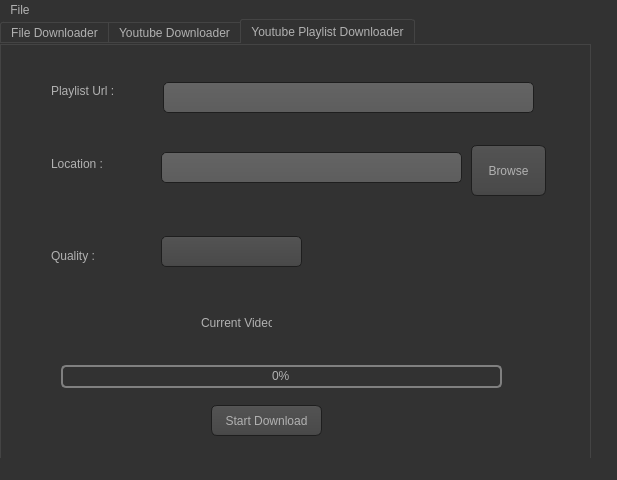
<?xml version="1.0" encoding="UTF-8"?>
<ui version="4.0">
 <class>MainWindow</class>
 <widget class="QMainWindow" name="MainWindow">
  <property name="geometry">
   <rect>
    <x>0</x>
    <y>0</y>
    <width>617</width>
    <height>480</height>
   </rect>
  </property>
  <property name="windowTitle">
   <string>Youtuber</string>
  </property>
  <property name="styleSheet">
   <string notr="true">QToolTip
{
     border: 1px solid black;
     background-color: #ffa02f;
     padding: 1px;
     border-radius: 3px;
     opacity: 100;
}

QWidget
{
    color: #b1b1b1;
    background-color: #323232;
}

QTreeView, QListView
{
    background-color: silver;
    margin-left: 5px;
}

QWidget:item:hover
{
    background-color: QLinearGradient( x1: 0, y1: 0, x2: 0, y2: 1, stop: 0 #ffa02f, stop: 1 #ca0619);
    color: #000000;
}

QWidget:item:selected
{
    background-color: QLinearGradient( x1: 0, y1: 0, x2: 0, y2: 1, stop: 0 #ffa02f, stop: 1 #d7801a);
}

QMenuBar::item
{
    background: transparent;
}

QMenuBar::item:selected
{
    background: transparent;
    border: 1px solid #ffaa00;
}

QMenuBar::item:pressed
{
    background: #444;
    border: 1px solid #000;
    background-color: QLinearGradient(
        x1:0, y1:0,
        x2:0, y2:1,
        stop:1 #212121,
        stop:0.4 #343434/*,
        stop:0.2 #343434,
        stop:0.1 #ffaa00*/
    );
    margin-bottom:-1px;
    padding-bottom:1px;
}

QMenu
{
    border: 1px solid #000;
}

QMenu::item
{
    padding: 2px 20px 2px 20px;
}

QMenu::item:selected
{
    color: #000000;
}

QWidget:disabled
{
    color: #808080;
    background-color: #323232;
}

QAbstractItemView
{
    background-color: QLinearGradient( x1: 0, y1: 0, x2: 0, y2: 1, stop: 0 #4d4d4d, stop: 0.1 #646464, stop: 1 #5d5d5d);
}

QWidget:focus
{
    /*border: 1px solid darkgray;*/
}

QLineEdit
{
    background-color: QLinearGradient( x1: 0, y1: 0, x2: 0, y2: 1, stop: 0 #4d4d4d, stop: 0 #646464, stop: 1 #5d5d5d);
    padding: 1px;
    border-style: solid;
    border: 1px solid #1e1e1e;
    border-radius: 5;
}

QPushButton
{
    color: #b1b1b1;
    background-color: QLinearGradient( x1: 0, y1: 0, x2: 0, y2: 1, stop: 0 #565656, stop: 0.1 #525252, stop: 0.5 #4e4e4e, stop: 0.9 #4a4a4a, stop: 1 #464646);
    border-width: 1px;
    border-color: #1e1e1e;
    border-style: solid;
    border-radius: 6;
    padding: 3px;
    font-size: 12px;
    padding-left: 5px;
    padding-right: 5px;
    min-width: 40px;
}

QPushButton:pressed
{
    background-color: QLinearGradient( x1: 0, y1: 0, x2: 0, y2: 1, stop: 0 #2d2d2d, stop: 0.1 #2b2b2b, stop: 0.5 #292929, stop: 0.9 #282828, stop: 1 #252525);
}

QComboBox
{
    selection-background-color: #ffaa00;
    background-color: QLinearGradient( x1: 0, y1: 0, x2: 0, y2: 1, stop: 0 #565656, stop: 0.1 #525252, stop: 0.5 #4e4e4e, stop: 0.9 #4a4a4a, stop: 1 #464646);
    border-style: solid;
    border: 1px solid #1e1e1e;
    border-radius: 5;
}

QComboBox:hover,QPushButton:hover
{
    border: 2px solid QLinearGradient( x1: 0, y1: 0, x2: 0, y2: 1, stop: 0 #ffa02f, stop: 1 #d7801a);
}


QComboBox:on
{
    padding-top: 3px;
    padding-left: 4px;
    background-color: QLinearGradient( x1: 0, y1: 0, x2: 0, y2: 1, stop: 0 #2d2d2d, stop: 0.1 #2b2b2b, stop: 0.5 #292929, stop: 0.9 #282828, stop: 1 #252525);
    selection-background-color: #ffaa00;
}

QComboBox QAbstractItemView
{
    border: 2px solid darkgray;
    selection-background-color: QLinearGradient( x1: 0, y1: 0, x2: 0, y2: 1, stop: 0 #ffa02f, stop: 1 #d7801a);
}

QComboBox::drop-down
{
     subcontrol-origin: padding;
     subcontrol-position: top right;
     width: 15px;

     border-left-width: 0px;
     border-left-color: darkgray;
     border-left-style: solid; /* just a single line */
     border-top-right-radius: 3px; /* same radius as the QComboBox */
     border-bottom-right-radius: 3px;
 }

QComboBox::down-arrow
{
     image: url(:/dark_orange/img/down_arrow.png);
}

QGroupBox
{
    border: 1px solid darkgray;
    margin-top: 10px;
}

QGroupBox:focus
{
    border: 1px solid darkgray;
}

QTextEdit:focus
{
    border: 1px solid darkgray;
}

QScrollBar:horizontal {
     border: 1px solid #222222;
     background: QLinearGradient( x1: 0, y1: 0, x2: 0, y2: 1, stop: 0.0 #121212, stop: 0.2 #282828, stop: 1 #484848);
     height: 7px;
     margin: 0px 16px 0 16px;
}

QScrollBar::handle:horizontal
{
      background: QLinearGradient( x1: 0, y1: 0, x2: 1, y2: 0, stop: 0 #ffa02f, stop: 0.5 #d7801a, stop: 1 #ffa02f);
      min-height: 20px;
      border-radius: 2px;
}

QScrollBar::add-line:horizontal {
      border: 1px solid #1b1b19;
      border-radius: 2px;
      background: QLinearGradient( x1: 0, y1: 0, x2: 1, y2: 0, stop: 0 #ffa02f, stop: 1 #d7801a);
      width: 14px;
      subcontrol-position: right;
      subcontrol-origin: margin;
}

QScrollBar::sub-line:horizontal {
      border: 1px solid #1b1b19;
      border-radius: 2px;
      background: QLinearGradient( x1: 0, y1: 0, x2: 1, y2: 0, stop: 0 #ffa02f, stop: 1 #d7801a);
      width: 14px;
     subcontrol-position: left;
     subcontrol-origin: margin;
}

QScrollBar::right-arrow:horizontal, QScrollBar::left-arrow:horizontal
{
      border: 1px solid black;
      width: 1px;
      height: 1px;
      background: white;
}

QScrollBar::add-page:horizontal, QScrollBar::sub-page:horizontal
{
      background: none;
}

QScrollBar:vertical
{
      background: QLinearGradient( x1: 0, y1: 0, x2: 1, y2: 0, stop: 0.0 #121212, stop: 0.2 #282828, stop: 1 #484848);
      width: 7px;
      margin: 16px 0 16px 0;
      border: 1px solid #222222;
}

QScrollBar::handle:vertical
{
      background: QLinearGradient( x1: 0, y1: 0, x2: 0, y2: 1, stop: 0 #ffa02f, stop: 0.5 #d7801a, stop: 1 #ffa02f);
      min-height: 20px;
      border-radius: 2px;
}

QScrollBar::add-line:vertical
{
      border: 1px solid #1b1b19;
      border-radius: 2px;
      background: QLinearGradient( x1: 0, y1: 0, x2: 0, y2: 1, stop: 0 #ffa02f, stop: 1 #d7801a);
      height: 14px;
      subcontrol-position: bottom;
      subcontrol-origin: margin;
}

QScrollBar::sub-line:vertical
{
      border: 1px solid #1b1b19;
      border-radius: 2px;
      background: QLinearGradient( x1: 0, y1: 0, x2: 0, y2: 1, stop: 0 #d7801a, stop: 1 #ffa02f);
      height: 14px;
      subcontrol-position: top;
      subcontrol-origin: margin;
}

QScrollBar::up-arrow:vertical, QScrollBar::down-arrow:vertical
{
      border: 1px solid black;
      width: 1px;
      height: 1px;
      background: white;
}


QScrollBar::add-page:vertical, QScrollBar::sub-page:vertical
{
      background: none;
}

QTextEdit
{
    background-color: #242424;
}

QPlainTextEdit
{
    background-color: #242424;
}

QHeaderView::section
{
    background-color: QLinearGradient(x1:0, y1:0, x2:0, y2:1, stop:0 #616161, stop: 0.5 #505050, stop: 0.6 #434343, stop:1 #656565);
    color: white;
    padding-left: 4px;
    border: 1px solid #6c6c6c;
}

QCheckBox:disabled
{
color: #414141;
}

QDockWidget::title
{
    text-align: center;
    spacing: 3px; /* spacing between items in the tool bar */
    background-color: QLinearGradient(x1:0, y1:0, x2:0, y2:1, stop:0 #323232, stop: 0.5 #242424, stop:1 #323232);
}

QDockWidget::close-button, QDockWidget::float-button
{
    text-align: center;
    spacing: 1px; /* spacing between items in the tool bar */
    background-color: QLinearGradient(x1:0, y1:0, x2:0, y2:1, stop:0 #323232, stop: 0.5 #242424, stop:1 #323232);
}

QDockWidget::close-button:hover, QDockWidget::float-button:hover
{
    background: #242424;
}

QDockWidget::close-button:pressed, QDockWidget::float-button:pressed
{
    padding: 1px -1px -1px 1px;
}

QMainWindow::separator
{
    background-color: QLinearGradient(x1:0, y1:0, x2:0, y2:1, stop:0 #161616, stop: 0.5 #151515, stop: 0.6 #212121, stop:1 #343434);
    color: white;
    padding-left: 4px;
    border: 1px solid #4c4c4c;
    spacing: 3px; /* spacing between items in the tool bar */
}

QMainWindow::separator:hover
{

    background-color: QLinearGradient(x1:0, y1:0, x2:0, y2:1, stop:0 #d7801a, stop:0.5 #b56c17 stop:1 #ffa02f);
    color: white;
    padding-left: 4px;
    border: 1px solid #6c6c6c;
    spacing: 3px; /* spacing between items in the tool bar */
}

QToolBar::handle
{
     spacing: 3px; /* spacing between items in the tool bar */
     background: url(:/dark_orange/img/handle.png);
}

QMenu::separator
{
    height: 2px;
    background-color: QLinearGradient(x1:0, y1:0, x2:0, y2:1, stop:0 #161616, stop: 0.5 #151515, stop: 0.6 #212121, stop:1 #343434);
    color: white;
    padding-left: 4px;
    margin-left: 10px;
    margin-right: 5px;
}

QProgressBar
{
    border: 2px solid grey;
    border-radius: 5px;
    text-align: center;
}

QProgressBar::chunk
{
    background-color: #d7801a;
    width: 2.15px;
    margin: 0.5px;
}

QTabBar::tab {
    color: #b1b1b1;
    border: 1px solid #444;
    border-bottom-style: none;
    background-color: #323232;
    padding-left: 10px;
    padding-right: 10px;
    padding-top: 3px;
    padding-bottom: 2px;
    margin-right: -1px;
}

QTabWidget::pane {
    border: 1px solid #444;
    top: 1px;
}

QTabBar::tab:last
{
    margin-right: 0; /* the last selected tab has nothing to overlap with on the right */
    border-top-right-radius: 3px;
}

QTabBar::tab:first:!selected
{
 margin-left: 0px; /* the last selected tab has nothing to overlap with on the right */


    border-top-left-radius: 3px;
}

QTabBar::tab:!selected
{
    color: #b1b1b1;
    border-bottom-style: solid;
    margin-top: 3px;
    background-color: QLinearGradient(x1:0, y1:0, x2:0, y2:1, stop:1 #212121, stop:.4 #343434);
}

QTabBar::tab:selected
{
    border-top-left-radius: 3px;
    border-top-right-radius: 3px;
    margin-bottom: 0px;
}

QTabBar::tab:!selected:hover
{
    /*border-top: 2px solid #ffaa00;
    padding-bottom: 3px;*/
    border-top-left-radius: 3px;
    border-top-right-radius: 3px;
    background-color: QLinearGradient(x1:0, y1:0, x2:0, y2:1, stop:1 #212121, stop:0.4 #343434, stop:0.2 #343434, stop:0.1 #ffaa00);
}

QRadioButton::indicator:checked, QRadioButton::indicator:unchecked{
    color: #b1b1b1;
    background-color: #323232;
    border: 1px solid #b1b1b1;
    border-radius: 6px;
}

QRadioButton::indicator:checked
{
    background-color: qradialgradient(
        cx: 0.5, cy: 0.5,
        fx: 0.5, fy: 0.5,
        radius: 1.0,
        stop: 0.25 #ffaa00,
        stop: 0.3 #323232
    );
}

QCheckBox::indicator{
    color: #b1b1b1;
    background-color: #323232;
    border: 1px solid #b1b1b1;
    width: 9px;
    height: 9px;
}

QRadioButton::indicator
{
    border-radius: 6px;
}

QRadioButton::indicator:hover, QCheckBox::indicator:hover
{
    border: 1px solid #ffaa00;
}

QCheckBox::indicator:checked
{
    image:url(:/dark_orange/img/checkbox.png);
}

QCheckBox::indicator:disabled, QRadioButton::indicator:disabled
{
    border: 1px solid #444;
}


QSlider::groove:horizontal {
    border: 1px solid #3A3939;
    height: 8px;
    background: #201F1F;
    margin: 2px 0;
    border-radius: 2px;
}

QSlider::handle:horizontal {
    background: QLinearGradient( x1: 0, y1: 0, x2: 0, y2: 1,
      stop: 0.0 silver, stop: 0.2 #a8a8a8, stop: 1 #727272);
    border: 1px solid #3A3939;
    width: 14px;
    height: 14px;
    margin: -4px 0;
    border-radius: 2px;
}

QSlider::groove:vertical {
    border: 1px solid #3A3939;
    width: 8px;
    background: #201F1F;
    margin: 0 0px;
    border-radius: 2px;
}

QSlider::handle:vertical {
    background: QLinearGradient( x1: 0, y1: 0, x2: 0, y2: 1, stop: 0.0 silver,
      stop: 0.2 #a8a8a8, stop: 1 #727272);
    border: 1px solid #3A3939;
    width: 14px;
    height: 14px;
    margin: 0 -4px;
    border-radius: 2px;
}

QAbstractSpinBox {
    padding-top: 2px;
    padding-bottom: 2px;
    border: 1px solid darkgray;

    border-radius: 2px;
    min-width: 50px;
}


</string>
  </property>
  <widget class="QWidget" name="centralwidget">
   <widget class="QTabWidget" name="tabWidget">
    <property name="geometry">
     <rect>
      <x>0</x>
      <y>0</y>
      <width>591</width>
      <height>441</height>
     </rect>
    </property>
    <property name="currentIndex">
     <number>2</number>
    </property>
    <widget class="QWidget" name="tab">
     <attribute name="title">
      <string>File Downloader</string>
     </attribute>
     <widget class="QProgressBar" name="progressBar">
      <property name="geometry">
       <rect>
        <x>80</x>
        <y>210</y>
        <width>441</width>
        <height>23</height>
       </rect>
      </property>
      <property name="value">
       <number>0</number>
      </property>
     </widget>
     <widget class="QPushButton" name="pushButton">
      <property name="geometry">
       <rect>
        <x>213</x>
        <y>272</y>
        <width>111</width>
        <height>31</height>
       </rect>
      </property>
      <property name="text">
       <string>Start Download</string>
      </property>
     </widget>
     <widget class="QLineEdit" name="lineEdit_2">
      <property name="geometry">
       <rect>
        <x>173</x>
        <y>129</y>
        <width>261</width>
        <height>31</height>
       </rect>
      </property>
     </widget>
     <widget class="QLineEdit" name="lineEdit">
      <property name="geometry">
       <rect>
        <x>175</x>
        <y>59</y>
        <width>301</width>
        <height>31</height>
       </rect>
      </property>
      <property name="text">
       <string/>
      </property>
     </widget>
     <widget class="QLabel" name="label">
      <property name="geometry">
       <rect>
        <x>63</x>
        <y>60</y>
        <width>71</width>
        <height>20</height>
       </rect>
      </property>
      <property name="text">
       <string>Enter URL :</string>
      </property>
     </widget>
     <widget class="QPushButton" name="pushButton_2">
      <property name="geometry">
       <rect>
        <x>443</x>
        <y>120</y>
        <width>75</width>
        <height>51</height>
       </rect>
      </property>
      <property name="text">
       <string>Browse</string>
      </property>
     </widget>
     <widget class="QLabel" name="label_2">
      <property name="geometry">
       <rect>
        <x>63</x>
        <y>130</y>
        <width>61</width>
        <height>21</height>
       </rect>
      </property>
      <property name="text">
       <string>Location :</string>
      </property>
     </widget>
    </widget>
    <widget class="QWidget" name="tab_2">
     <attribute name="title">
      <string>Youtube Downloader</string>
     </attribute>
     <widget class="QPushButton" name="pushButton_4">
      <property name="geometry">
       <rect>
        <x>700</x>
        <y>221</y>
        <width>75</width>
        <height>51</height>
       </rect>
      </property>
      <property name="text">
       <string>Browse</string>
      </property>
     </widget>
     <widget class="QLabel" name="label_4">
      <property name="geometry">
       <rect>
        <x>40</x>
        <y>120</y>
        <width>61</width>
        <height>21</height>
       </rect>
      </property>
      <property name="text">
       <string>Location :</string>
      </property>
     </widget>
     <widget class="QPushButton" name="pushButton_7">
      <property name="geometry">
       <rect>
        <x>510</x>
        <y>100</y>
        <width>75</width>
        <height>51</height>
       </rect>
      </property>
      <property name="text">
       <string>Browse</string>
      </property>
     </widget>
     <widget class="QPushButton" name="pushButton_3">
      <property name="geometry">
       <rect>
        <x>240</x>
        <y>330</y>
        <width>111</width>
        <height>31</height>
       </rect>
      </property>
      <property name="text">
       <string>Start Download</string>
      </property>
     </widget>
     <widget class="QLineEdit" name="lineEdit_4">
      <property name="geometry">
       <rect>
        <x>155</x>
        <y>49</y>
        <width>351</width>
        <height>41</height>
       </rect>
      </property>
      <property name="text">
       <string/>
      </property>
     </widget>
     <widget class="QLineEdit" name="lineEdit_3">
      <property name="geometry">
       <rect>
        <x>153</x>
        <y>109</y>
        <width>351</width>
        <height>41</height>
       </rect>
      </property>
     </widget>
     <widget class="QLabel" name="label_3">
      <property name="geometry">
       <rect>
        <x>40</x>
        <y>50</y>
        <width>61</width>
        <height>31</height>
       </rect>
      </property>
      <property name="text">
       <string>Video Url :</string>
      </property>
     </widget>
     <widget class="QProgressBar" name="progressBar_2">
      <property name="geometry">
       <rect>
        <x>100</x>
        <y>280</y>
        <width>441</width>
        <height>23</height>
       </rect>
      </property>
      <property name="value">
       <number>0</number>
      </property>
     </widget>
     <widget class="QLabel" name="label_7">
      <property name="geometry">
       <rect>
        <x>40</x>
        <y>200</y>
        <width>51</width>
        <height>21</height>
       </rect>
      </property>
      <property name="text">
       <string>Quality :</string>
      </property>
     </widget>
     <widget class="QComboBox" name="comboBox">
      <property name="geometry">
       <rect>
        <x>150</x>
        <y>190</y>
        <width>191</width>
        <height>41</height>
       </rect>
      </property>
     </widget>
     <widget class="QPushButton" name="pushButton_9">
      <property name="geometry">
       <rect>
        <x>510</x>
        <y>40</y>
        <width>75</width>
        <height>51</height>
       </rect>
      </property>
      <property name="text">
       <string>Search</string>
      </property>
     </widget>
    </widget>
    <widget class="QWidget" name="tab_3">
     <attribute name="title">
      <string>Youtube Playlist Downloader</string>
     </attribute>
     <widget class="QPushButton" name="pushButton_5">
      <property name="geometry">
       <rect>
        <x>210</x>
        <y>360</y>
        <width>111</width>
        <height>31</height>
       </rect>
      </property>
      <property name="text">
       <string>Start Download</string>
      </property>
     </widget>
     <widget class="QLineEdit" name="lineEdit_5">
      <property name="geometry">
       <rect>
        <x>160</x>
        <y>107</y>
        <width>301</width>
        <height>31</height>
       </rect>
      </property>
     </widget>
     <widget class="QLineEdit" name="lineEdit_6">
      <property name="geometry">
       <rect>
        <x>162</x>
        <y>37</y>
        <width>371</width>
        <height>31</height>
       </rect>
      </property>
      <property name="text">
       <string/>
      </property>
     </widget>
     <widget class="QLabel" name="label_5">
      <property name="geometry">
       <rect>
        <x>50</x>
        <y>38</y>
        <width>71</width>
        <height>16</height>
       </rect>
      </property>
      <property name="text">
       <string>Playlist Url : </string>
      </property>
     </widget>
     <widget class="QPushButton" name="pushButton_6">
      <property name="geometry">
       <rect>
        <x>770</x>
        <y>151</y>
        <width>75</width>
        <height>51</height>
       </rect>
      </property>
      <property name="text">
       <string>Browse</string>
      </property>
     </widget>
     <widget class="QProgressBar" name="progressBar_3">
      <property name="geometry">
       <rect>
        <x>60</x>
        <y>320</y>
        <width>441</width>
        <height>23</height>
       </rect>
      </property>
      <property name="value">
       <number>0</number>
      </property>
     </widget>
     <widget class="QLabel" name="label_6">
      <property name="geometry">
       <rect>
        <x>50</x>
        <y>108</y>
        <width>61</width>
        <height>21</height>
       </rect>
      </property>
      <property name="text">
       <string>Location :</string>
      </property>
     </widget>
     <widget class="QPushButton" name="pushButton_8">
      <property name="geometry">
       <rect>
        <x>470</x>
        <y>100</y>
        <width>75</width>
        <height>51</height>
       </rect>
      </property>
      <property name="text">
       <string>Browse</string>
      </property>
     </widget>
     <widget class="QLabel" name="label_8">
      <property name="geometry">
       <rect>
        <x>50</x>
        <y>200</y>
        <width>51</width>
        <height>21</height>
       </rect>
      </property>
      <property name="text">
       <string>Quality :</string>
      </property>
     </widget>
     <widget class="QComboBox" name="comboBox_2">
      <property name="geometry">
       <rect>
        <x>160</x>
        <y>191</y>
        <width>141</width>
        <height>31</height>
       </rect>
      </property>
     </widget>
     <widget class="QLabel" name="label_9">
      <property name="geometry">
       <rect>
        <x>200</x>
        <y>270</y>
        <width>71</width>
        <height>16</height>
       </rect>
      </property>
      <property name="text">
       <string>Current Video</string>
      </property>
     </widget>
    </widget>
   </widget>
  </widget>
  <widget class="QMenuBar" name="menubar">
   <property name="geometry">
    <rect>
     <x>0</x>
     <y>0</y>
     <width>617</width>
     <height>21</height>
    </rect>
   </property>
   <widget class="QMenu" name="menuFile">
    <property name="title">
     <string>File</string>
    </property>
    <addaction name="actionExit"/>
   </widget>
   <addaction name="menuFile"/>
  </widget>
  <widget class="QStatusBar" name="statusbar"/>
  <action name="actionExit">
   <property name="text">
    <string>Exit</string>
   </property>
  </action>
 </widget>
 <resources/>
 <connections/>
</ui>
